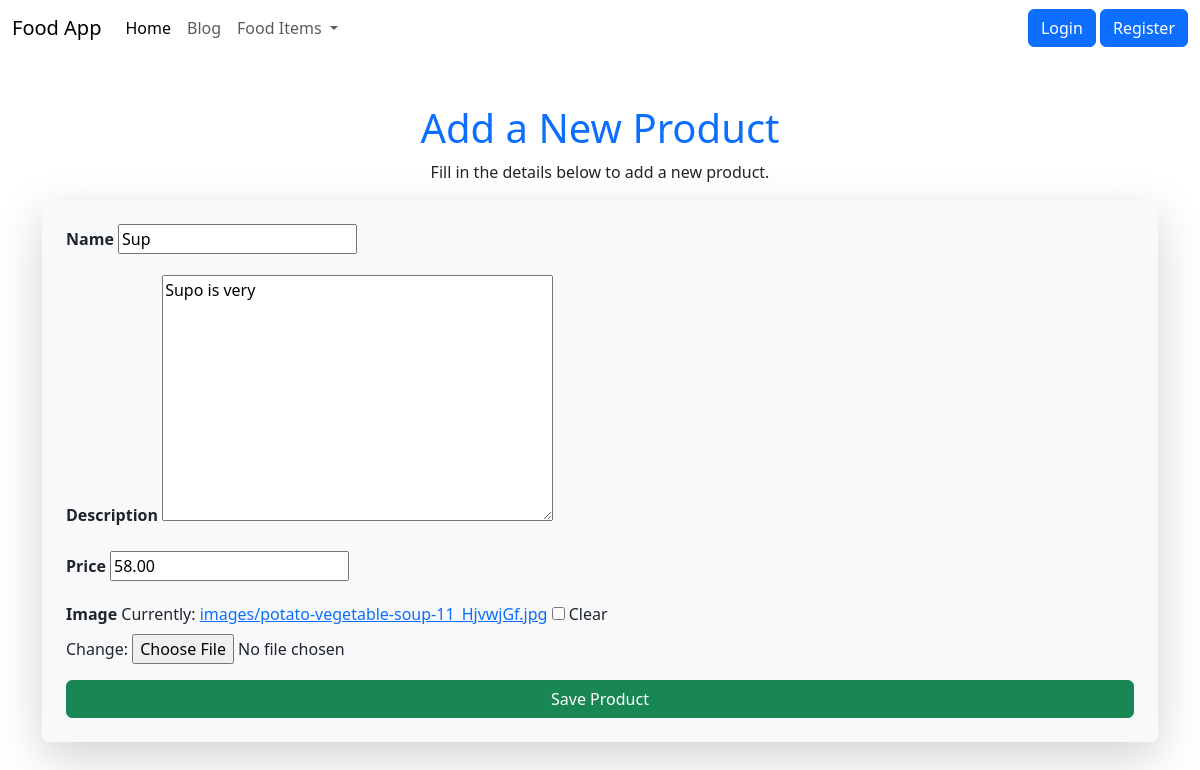
/update/10/, run on the app's committed database.
### FoodApp/models.py (models this page shows, shortened)
class Item(models.Model):
    user_name = models.ForeignKey(User, on_delete=models.CASCADE, default=1)
    name = models.CharField(max_length=100)
    description = models.TextField()
    price = models.DecimalField(max_digits=10, decimal_places=2)
    image = models.ImageField(upload_to='images/', null=True, blank=True)  # Correct field name here

### FoodApp/views.py (the view)
# urls.py: path('update/<int:id>/', views.update_product, name='update_product'),
def update_product(request,id):
    item = get_object_or_404(Item, id=id)
    form = ItemForm(request.POST or None, instance=item)
    if form.is_valid():
        form.save()
        return redirect('home')
    return render(request, 'add.html', {'form': form})

### FoodApp/forms.py
class ItemForm(forms.ModelForm):
    class Meta:
        model = Item
        fields = ['name', 'description', 'price', 'image']  # Removed 'image_url'

### templates/add.html (shortened to what this page needs)
<!DOCTYPE html>
<html lang="en">
<head>
    <link rel="stylesheet" href="https://cdn.jsdelivr.net/npm/bootstrap@5.3.0/dist/css/bootstrap.min.css">
</head>
<body>
    {% include 'navbar.html' %}
    <div class="container mt-5">
        <h1 class="text-center text-primary">Add a New Product</h1>
        <p class="text-center">Fill in the details below to add a new product.</p>
        <form method="post" enctype="multipart/form-data" class="p-4 shadow-lg rounded bg-light">
            {% for field in form %}
                <div class="mb-3">
                    <label class="form-label fw-bold">{{ field.label }}</label>
                    {{ field }}
                </div>
            {% endfor %}
            <div class="text-center">
                <button type="submit" class="btn btn-success w-100">Save Product</button>
            </div>
        </form>
    </div>
</body>
</html>

### data on the page
Item: form "Sup" "Supo is very" "58.00"

### other printed values
{{ field.label }} "Name" "Description" "Price" "Image"
